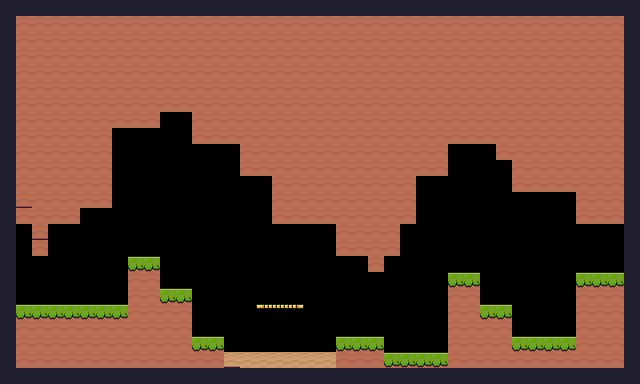

Rendered tile map (Tiled .tmx) drawn with the repository's tilesets; below, a short description and the full map source, tile grids included:
An orthogonal 40x24 tile map with 16x16 px tiles, 1 tile layer (Backgroud) and 50 objects (13x Fruit, 2x BlueBird, 2x Slime, Platform, Chicken, ...).

<map version="1.10" tiledversion="1.10.2" orientation="orthogonal" renderorder="right-down" width="40" height="24" tilewidth="16" tileheight="16" infinite="0" nextlayerid="4" nextobjectid="57">
 <tileset firstgid="1" source="Pixel Adventure.tsx" />
 <layer id="1" name="Backgroud" width="40" height="24">
  <data encoding="csv">
24,24,24,24,24,24,24,24,24,24,24,24,24,24,24,24,24,24,24,24,24,24,24,24,24,24,24,24,24,24,24,24,24,24,24,24,24,24,24,24,
24,30,30,30,30,30,30,30,30,30,30,30,30,30,30,30,30,30,30,30,30,30,30,30,30,30,30,30,30,30,30,30,30,30,30,30,30,30,30,24,
24,30,30,30,30,30,30,30,30,30,30,30,30,30,30,30,30,30,30,30,30,30,30,30,30,30,30,30,30,30,30,30,30,30,30,30,30,30,30,24,
24,30,30,30,30,30,30,30,30,30,30,30,30,30,30,30,30,30,30,30,30,30,30,30,30,30,30,30,30,30,30,30,30,30,30,30,30,30,30,24,
24,30,30,30,30,30,30,30,30,30,30,30,30,30,30,30,30,30,30,30,30,30,30,30,30,30,30,30,30,30,30,30,30,30,30,30,30,30,30,24,
24,30,30,30,30,30,30,30,30,30,30,30,30,30,30,30,30,30,30,30,30,30,30,30,30,30,30,30,30,30,30,30,30,30,30,30,30,30,30,24,
24,30,30,30,30,30,30,30,30,30,30,30,30,30,30,30,30,30,30,30,30,30,30,30,30,30,30,30,30,30,30,30,30,30,30,30,30,30,30,24,
24,30,30,30,30,30,30,30,30,30,77,77,30,30,30,30,30,30,30,30,30,30,30,30,30,30,30,30,30,30,30,30,30,30,30,30,30,30,30,24,
24,30,30,30,30,30,30,78,0,0,77,77,30,30,30,30,30,30,30,30,30,30,30,30,30,30,30,30,30,30,30,30,30,30,30,30,30,30,30,24,
24,30,30,30,30,30,30,0,0,0,77,77,77,77,77,30,30,30,30,30,30,30,30,30,30,30,30,30,144,144,144,30,30,30,30,30,30,30,30,24,
24,30,30,30,30,30,30,0,0,0,0,77,77,77,0,30,30,30,30,30,30,30,30,30,30,30,30,30,144,144,144,144,30,30,30,30,30,30,30,24,
24,30,30,30,30,30,30,0,0,0,0,0,0,0,0,0,78,30,30,30,30,30,30,30,30,30,0,0,144,144,144,144,30,30,30,30,30,30,30,24,
24,52,30,30,30,30,30,0,0,0,0,0,0,0,0,0,78,30,30,30,30,30,30,30,30,30,0,0,0,0,144,144,144,0,0,0,30,30,30,24,
24,30,30,30,30,160,72,0,0,0,0,0,0,0,0,0,0,30,30,30,30,30,30,30,30,30,0,0,0,0,0,144,0,0,0,0,30,30,30,24,
24,0,52,56,160,72,0,0,0,0,0,0,0,0,0,0,0,77,77,77,77,30,30,30,30,0,0,0,0,0,144,144,0,0,0,0,0,0,0,24,
24,0,30,160,72,72,0,0,0,0,0,0,0,0,0,0,0,0,0,0,0,30,30,30,30,0,0,0,0,0,0,0,0,0,0,0,0,0,0,24,
24,0,0,0,0,0,0,0,8,8,0,0,0,0,0,0,0,0,0,0,0,77,77,30,0,0,0,0,0,0,0,0,0,0,0,0,76,76,76,24,
24,0,0,0,0,0,0,0,30,30,0,0,0,0,0,0,0,0,0,0,0,0,0,0,0,0,0,0,8,8,76,76,0,0,0,0,8,8,8,24,
24,0,0,0,0,0,0,0,30,30,8,8,0,0,0,0,0,0,0,0,0,0,0,0,0,0,0,0,30,30,76,76,0,0,77,0,30,30,30,24,
24,8,8,8,8,8,8,8,30,30,30,30,76,76,0,0,18,19,20,0,0,0,0,0,0,0,0,0,30,30,8,8,0,0,77,78,30,30,30,24,
24,30,30,30,30,30,30,30,30,30,30,30,76,76,0,0,0,0,0,0,0,0,79,79,0,0,0,0,30,30,30,30,76,76,76,76,30,30,30,24,
24,30,30,30,30,30,30,30,30,30,30,30,8,8,78,78,0,0,0,0,0,8,8,8,78,75,78,56,30,30,30,30,8,8,8,8,30,30,30,24,
24,30,30,30,30,30,30,30,30,30,30,30,30,30,228,206,206,206,206,206,206,30,30,30,8,8,8,8,30,30,30,30,30,30,30,30,30,30,30,24,
24,24,24,24,24,24,24,24,24,24,24,24,24,24,24,24,24,24,24,24,24,24,24,24,24,24,24,24,24,24,24,24,24,24,24,24,24,24,24,24
</data>
 </layer>
 <objectgroup id="2" name="Collisions">
  <object id="2" x="0" y="0" width="16" height="384" />
  <object id="3" x="16" y="0" width="624" height="16" />
  <object id="5" x="624" y="16" width="16" height="352" />
  <object id="6" x="16" y="368" width="624" height="16" />
  <object id="10" type="Platform" x="256" y="304" width="48" height="16" />
  <object id="32" x="16" y="16" width="608" height="96" />
  <object id="33" x="16" y="112" width="64" height="112" />
  <object id="34" x="80" y="112" width="32" height="96" />
  <object id="35" x="112" y="112" width="48" height="16" />
  <object id="36" x="32" y="224" width="16" height="32" />
  <object id="37" x="192" y="112" width="432" height="32" />
  <object id="39" x="240" y="144" width="208" height="32" />
  <object id="40" x="272" y="176" width="144" height="48" />
  <object id="41" x="336" y="224" width="64" height="32" />
  <object id="42" x="368" y="256" width="16" height="16" />
  <object id="43" x="496" y="144" width="128" height="16" />
  <object id="44" x="512" y="160" width="112" height="32" />
  <object id="45" x="576" y="192" width="48" height="32" />
  <object id="46" x="16" y="304" width="176" height="64" />
  <object id="47" x="128" y="256" width="32" height="48" />
  <object id="48" x="160" y="288" width="32" height="16" />
  <object id="49" x="192" y="336" width="32" height="32" />
  <object id="50" x="336" y="336" width="48" height="32" />
  <object id="51" x="384" y="352" width="64" height="16" />
  <object id="52" x="448" y="272" width="32" height="96" />
  <object id="53" x="480" y="304" width="32" height="64" />
  <object id="54" x="512" y="336" width="112" height="32" />
  <object id="55" x="576" y="272" width="48" height="64" />
 </objectgroup>
 <objectgroup id="3" name="Spawnpoints">
  <object id="7" name="BlueBird" type="BlueBird" x="96" y="272" width="32" height="32">
   <properties>
    <property name="offNeg" type="float" value="5" />
    <property name="offPos" type="float" value="5" />
   </properties>
  </object>
  <object id="8" name="BlueBird" type="BlueBird" x="160" y="224" width="32" height="32">
   <properties>
    <property name="offNeg" type="float" value="5" />
    <property name="offPos" type="float" value="5" />
   </properties>
  </object>
  <object id="11" name="Chicken" type="Chicken" x="352" y="304" width="32" height="32">
   <properties>
    <property name="offNeg" type="float" value="8" />
    <property name="offPos" type="float" value="2" />
   </properties>
  </object>
  <object id="12" name="AngryPig" type="AngryPig" x="416" y="320" width="36" height="30">
   <properties>
    <property name="offNeg" type="float" value="3" />
    <property name="offPos" type="float" value="2" />
   </properties>
  </object>
  <object id="13" name="Slime" type="Slime" x="512" y="304" width="44" height="30">
   <properties>
    <property name="offNeg" type="float" value="2" />
    <property name="offPos" type="float" value="2" />
   </properties>
  </object>
  <object id="14" name="Slime" type="Slime" x="528" y="304" width="44" height="30">
   <properties>
    <property name="offNeg" type="float" value="2" />
    <property name="offPos" type="float" value="2" />
   </properties>
  </object>
  <object id="15" name="Kiwi" type="Fruit" x="64" y="272" width="32" height="32" />
  <object id="16" name="Cherries" type="Fruit" x="80" y="272" width="32" height="32" />
  <object id="17" name="Apple" type="Fruit" x="256" y="272" width="32" height="32" />
  <object id="18" name="Orange" type="Fruit" x="480" y="272" width="32" height="32" />
  <object id="19" name="Bananas" type="Fruit" x="272" y="272" width="32" height="32" />
  <object id="20" name="Apple" type="Fruit" x="448" y="240" width="32" height="32" />
  <object id="21" name="Cherries" type="Fruit" x="336.917" y="304.037" width="32" height="32" />
  <object id="22" name="Kiwi" type="Fruit" x="400" y="320" width="32" height="32" />
  <object id="23" name="Bananas" type="Fruit" x="416" y="320" width="32" height="32" />
  <object id="24" name="Apple" type="Fruit" x="528" y="304" width="32" height="32" />
  <object id="25" name="Player" type="Player" x="16" y="272" width="32" height="32" />
  <object id="27" name="Apple" type="Fruit" x="192" y="304" width="32" height="32" />
  <object id="28" name="Cherries" type="Fruit" x="128" y="224" width="32" height="32" />
  <object id="29" name="Orange" type="Fruit" x="160" y="256" width="32" height="32" />
  <object id="31" name="Endpoint" x="592" y="240" width="32" height="32" />
  <object id="56" x="224" y="352" width="112" height="16" />
 </objectgroup>
</map>
